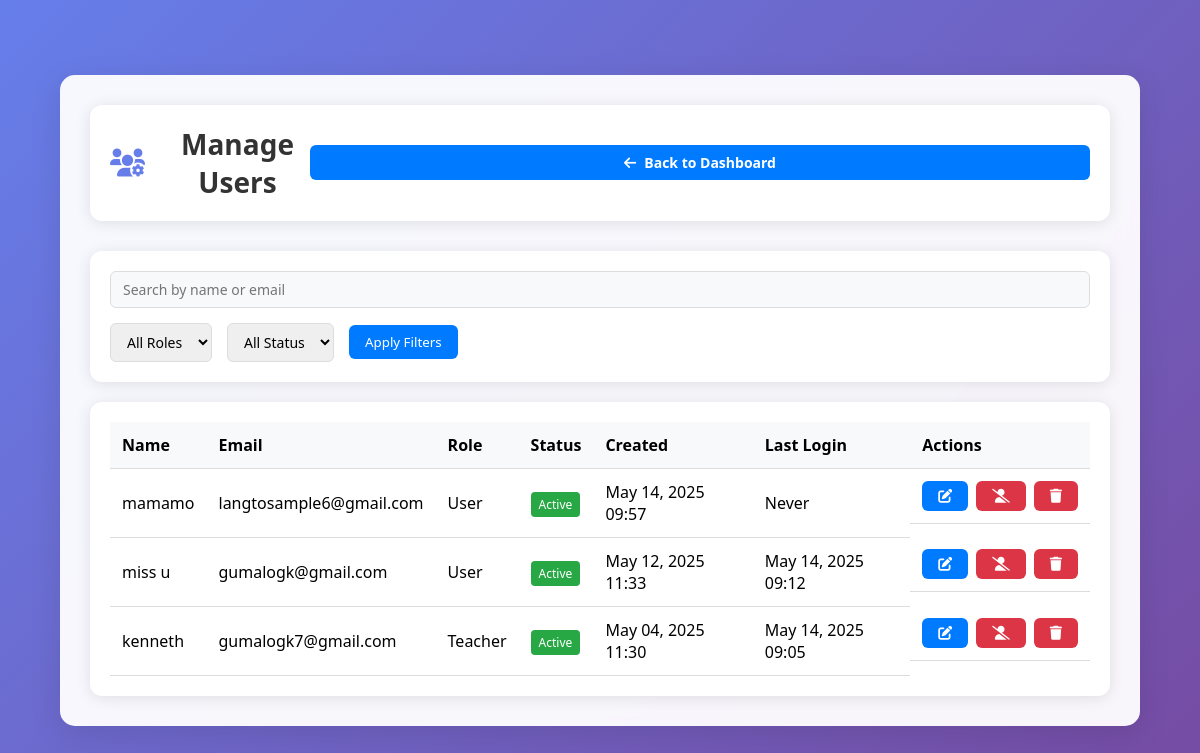
The page /pages/manage_users.php (signed in) on the database its author committed.
### tables this page shows
CREATE TABLE `users` (
  `id` int(11) NOT NULL,
  `name` varchar(100) NOT NULL,
  `email` varchar(100) NOT NULL,
  `password` varchar(255) NOT NULL,
  `role` enum('admin','teacher','user') NOT NULL DEFAULT 'user',
  `verification_code` varchar(6) DEFAULT NULL,
  `is_verified` tinyint(1) NOT NULL DEFAULT 0,
  `status` tinyint(1) NOT NULL DEFAULT 1,
  `last_login` timestamp NULL DEFAULT NULL,
  `login_attempts` int(11) NOT NULL DEFAULT 0,
  `password_reset_token` varchar(64) DEFAULT NULL,
  `password_reset_expires` timestamp NULL DEFAULT NULL,
  `created_at` timestamp NOT NULL DEFAULT current_timestamp()
);

### pages/manage_users.php (the view, shortened to what this page needs)
<?php
require_once __DIR__ . '/../config/database.php';
$search = isset($_GET['search']) ? trim($_GET['search']) : '';
$query = "SELECT * FROM users WHERE role != 'admin'";
$params = [];
$query .= " ORDER BY created_at DESC";
$stmt = $conn->prepare($query);
$stmt->execute($params);
$users = $stmt->fetchAll();
?>
<!DOCTYPE html>
<html lang="en">
<head>
    <link rel="stylesheet" href="styles.css">
    <link rel="stylesheet" href="https://cdnjs.cloudflare.com/ajax/libs/font-awesome/6.0.0/css/all.min.css">
</head>
<body>
    <div class="container">
        <div class="header">
            <h1><i class="fas fa-users-cog"></i> Manage Users</h1>
            <a href="admin_dashboard.php" class="btn">
                <i class="fas fa-arrow-left"></i> Back to Dashboard
            </a>
        </div>
        <div class="filters">
            <form method="GET" action="">
                <input type="text" name="search" placeholder="Search by name or email" value="<?= htmlspecialchars($search) ?>">
                <select name="role">
                    <option value="">All Roles</option>
                </select>
                <select name="status">
                    <option value="">All Status</option>
                </select>
                <button type="submit">Apply Filters</button>
            </form>
        </div>
        <div class="table-container">
            <table>
                <thead>
                    <tr>
                        <th>Name</th>
                        <th>Email</th>
                        <th>Role</th>
                        <th>Status</th>
                        <th>Created</th>
                        <th>Last Login</th>
                        <th>Actions</th>
                    </tr>
                </thead>
                <tbody>
                    <?php foreach ($users as $user): ?>
                        <tr>
                            <td><?= htmlspecialchars($user['name']) ?></td>
                            <td><?= htmlspecialchars($user['email']) ?></td>
                            <td><?= ucfirst(htmlspecialchars($user['role'])) ?></td>
                            <td>
                                <span class="status-badge <?= $user['status'] ? 'status-active' : 'status-inactive' ?>">
                                    <?= $user['status'] ? 'Active' : 'Inactive' ?>
                                </span>
                            </td>
                            <td><?= date('M d, Y H:i', strtotime($user['created_at'])) ?></td>
                            <td><?= $user['last_login'] ? date('M d, Y H:i', strtotime($user['last_login'])) : 'Never' ?></td>
                            <td class="actions">
                                <a href="edit_user.php?id=<?= $user['id'] ?>" class="btn" title="Edit">
                                    <i class="fas fa-edit"></i>
                                </a>
                                <a href="toggle_user_status.php?id=<?= $user['id'] ?>"
                                   class="btn <?= $user['status'] ? 'btn-danger' : 'btn-success' ?>"
                                   title="<?= $user['status'] ? 'Deactivate' : 'Activate' ?>">
                                    <i class="fas <?= $user['status'] ? 'fa-user-slash' : 'fa-user-check' ?>"></i>
                                </a>
                                <a href="delete_user.php?id=<?= $user['id'] ?>"
                                   class="btn btn-danger"
                                   onclick="return confirm('Are you sure you want to delete this user?')"
                                   title="Delete">
                                    <i class="fas fa-trash"></i>
                                </a>
                            </td>
                        </tr>
                    <?php endforeach; ?>
                </tbody>
            </table>
        </div>
    </div>
</body>
</html>

### assets/styles.css (style rules this page uses)
:root { --primary-color: #007BFF; --secondary-color: #6c757d; --success-color: #28a745; --danger-color: #dc3545; --warning-color: #ffc107; --info-color: #17a2b8; --light-color: #f8f9fa; --dark-color: #343a40; --border-radius: 8px; --box-shadow: 0 2px 15px rgba(0, 0, 0, 0.1); --transition: all 0.3s ease; }
* { margin: 0; padding: 0; box-sizing: border-box; font-family: 'Segoe UI', Tahoma, Geneva, Verdana, sans-serif; }
body { background: linear-gradient(135deg, #667eea 0%, #764ba2 100%); min-height: 100vh; display: flex; align-items: center; justify-content: center; padding: 20px; }
.container { width: 100%; max-width: 400px; background: rgba(255, 255, 255, 0.95); border-radius: 15px; box-shadow: 0 8px 32px rgba(0, 0, 0, 0.1); backdrop-filter: blur(10px); padding: 30px; }
h1 { color: #333; text-align: center; margin-bottom: 30px; font-size: 28px; }
h1 i { margin-right: 10px; color: #667eea; }
input[type="text"], input[type="email"], input[type="password"] { width: 100%; padding: 12px 15px 12px 45px; border: 2px solid #e1e1e1; border-radius: 8px; font-size: 16px; transition: all 0.3s ease; background: #f8f9fa; }
.btn { width: 100%; padding: 12px; background: #667eea; color: white; border: none; border-radius: 8px; font-size: 16px; font-weight: 600; cursor: pointer; transition: all 0.3s ease; display: flex; align-items: center; justify-content: center; gap: 10px; }

### pages/manage_users.php (style rules this page uses)
body { font-family: 'Arial', sans-serif; margin: 0; padding: 0; background-color: #f4f4f9; }
.container { width: 90%; max-width: 1200px; margin: 20px auto; }
.header { display: flex; justify-content: space-between; align-items: center; margin-bottom: 30px; padding: 20px; background: #fff; border-radius: 12px; box-shadow: 0 2px 15px rgba(0, 0, 0, 0.1); }
.header h1 { margin: 0; color: #333; display: flex; align-items: center; gap: 10px; }
.filters { background: #fff; padding: 20px; margin-bottom: 20px; border-radius: 12px; box-shadow: 0 2px 15px rgba(0, 0, 0, 0.1); }
.filters form { display: flex; gap: 15px; align-items: center; flex-wrap: wrap; }
.filters input, .filters select { padding: 8px 12px; border: 1px solid #ddd; border-radius: 6px; font-size: 14px; }
.filters button { padding: 8px 16px; background: #007BFF; color: #fff; border: none; border-radius: 6px; cursor: pointer; }
.table-container { background: #fff; padding: 20px; border-radius: 12px; box-shadow: 0 2px 15px rgba(0, 0, 0, 0.1); overflow-x: auto; }
table { width: 100%; border-collapse: collapse; }
table th, table td { padding: 12px; text-align: left; border-bottom: 1px solid #ddd; }
table th { background-color: #f8f9fa; font-weight: 600; }
.btn { display: inline-flex; align-items: center; gap: 8px; padding: 8px 16px; background-color: #007BFF; color: #fff; border: none; border-radius: 6px; cursor: pointer; text-decoration: none; font-size: 14px; }
.btn-danger { background-color: #dc3545; }
.status-badge { padding: 4px 8px; border-radius: 4px; font-size: 12px; font-weight: 500; }
.status-active { background-color: #28a745; color: #fff; }
.actions { display: flex; gap: 8px; }

### rows shown on the page
users: name "mamamo", email "langtosample6@gmail.com", role "User", status "Active", created_at "May 14, 2025 09:57", shows "Never"
users: name "miss u", email "gumalogk@gmail.com", role "User", status "Active", created_at "May 12, 2025 11:33", last_login "May 14, 2025 09:12"
users: name "kenneth", email "gumalogk7@gmail.com", role "Teacher", status "Active", created_at "May 04, 2025 11:30", last_login "May 14, 2025 09:05"
